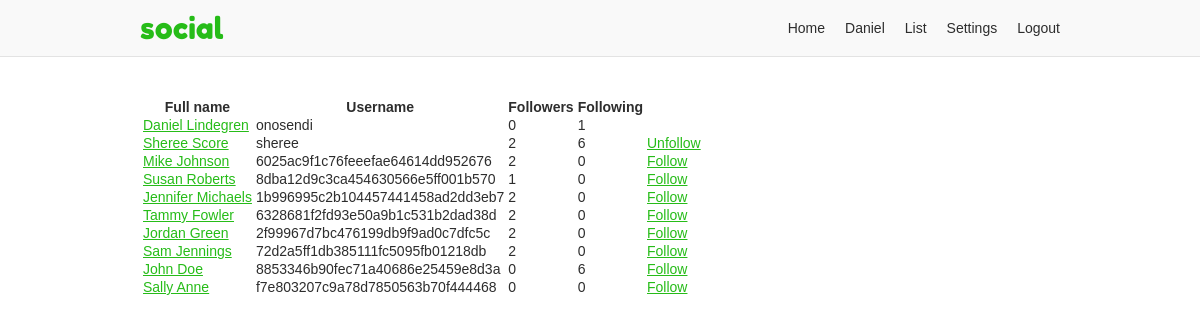
Page /list (signed in) on the committed database.
### app/users/models/user.py (models this page shows, shortened)
class User(UserMixin, db.Model, BaseModel):
    username = db.Column(db.String(35), nullable=False, unique=True)
    email = db.Column(db.String(255), nullable=False, unique=True)
    password = db.Column(db.String(128), nullable=False)
    first_name = db.Column(db.String(35), nullable=False)
    last_name = db.Column(db.String(35), nullable=False)
    about_me = db.Column(db.Text)
    last_seen = db.Column(db.DateTime, default=datetime.utcnow)
    posts_per_page = db.Column(db.Integer, default=10, nullable=False)
    full_name = column_property(first_name + " " + last_name)
    followed = db.relationship(
        'User',
        secondary=followers,
        primaryjoin='followers.c.follower_id == User.id',
        secondaryjoin='followers.c.followed_id == User.id',
        backref=db.backref('followers', lazy='dynamic'),
        lazy='dynamic')
    post_author = db.relationship(
        'Post',
        foreign_keys='Post.author_id',
        backref='author', lazy='dynamic')
    post_recipient = db.relationship(
        'Post',
        foreign_keys='Post.recipient_id',
        backref='recipient', lazy='dynamic')
    def is_following(self, user):
        return self.followed.filter(
            followers.c.followed_id == user.id).count() > 0

### app/users/views.py (the view)
@users.route('/list')
@login_required
def list():
    users = User.query.all()
    return render_template('users/list.html', users=users)

### app/models.py (called while the page is built)
    def commit(self):
        try:
            db.session.add(self)
            db.session.commit()
            return self
        except Exception as E:
            db.session.rollback()
            raise E

### app/users/models/user.py (called while the page is built)
@login.user_loader
def load_user(id):
    return User.query.get(int(id))

### app/users/views.py (called while the page is built)
@users.before_request
def before_request():
    if current_user.is_authenticated:
        current_user.last_seen = datetime.utcnow()
        current_user.commit()

### app/templates/users/list.html (shortened to what this page needs)
{% extends "/base.html" %}
{% block content %}
  <table style="margin-top: 4rem;">
    <tr>
      <th>Full name</th>
      <th>Username</th>
      <th>Followers</th>
      <th>Following</th>
    {% for user in users %}
    <tr>
      <td><a href="{{ url_for('users.profile', username=user.username) }}">{{ user.full_name }}</a></td>
      <td>{{ user.username }}</td>
      <td>{{ user.followers.count() }}</td>
      <td>{{ user.followed.count() }}</td>
      <td>
      {% if current_user != user %}
        {% if current_user.is_following(user) %}
        <a href="{{ url_for('users.user_action', username=user.username, action='unfollow') }}">Unfollow</a>
        {% else %}
        <a href="{{ url_for('users.user_action', username=user.username, action='follow') }}">Follow</a>
        {% endif %}
      {% endif %}
      </td>
    </tr>
    {% endfor %}
{% endblock %}

### app/templates/base.html (shortened to what this page needs)
<!doctype html>
<html lang="en">
<head>
  <link rel="stylesheet" href="{{ url_for('static', filename='css/layout.css') }}">
</head>
<body>
<div class="header-container">
  <header class="site-header responsive-container">
    <h1 class="branding"><a href="{{ url_for('static_views.index') }}">{{ APP_NAME }}</a></h1>
    {% if current_user.is_authenticated %}
    <ul class="primary-nav">
      <li><a href="{{ url_for('users.home') }}">Home</a></li>
      <li><a href="{{ url_for('users.profile', username=current_user.username) }}">{{ current_user.first_name }}</a></li>
      <li><a href="{{ url_for('users.list') }}">List</a></li>
      <li><a href="{{ url_for('users.settings_account') }}">Settings</a></li>
      <li><a href="{{ url_for('static_views.logout') }}">Logout</a></li>
    </ul>
    {% endif %}
  </header>
</div>
<div class="responsive-container">
{% block content %}
{% endblock %}
</div>
</body>
</html>

### app/static/css/layout.css (style rules this page uses)
:root { --green: #26bc18; --dark-green: #21a42f; --light-gray: #f9f9f9; --dark-gray: #e3e3e3; --light-green: #e9ffe0; --green-border: #c9ffb2; --green-text: #335922; --text-color: #2d2d2d; --white: #fff; --red: #cc0000; }
*, *::before, *::after { box-sizing: border-box; }
html { font-family: sans-serif; font-size: 62.5%; }
article, aside, figcaption, figure, footer, header, hgroup, main, nav, section { display: block; }
body { margin: 0; color: var(--text-color); font-size: 1.4rem; line-height: 1; }
h1, h2, h3, h4, h5, h6 { margin: 0 0 10px 0; }
p, ol, ul, dl { margin: 0 0 10px 0; padding: 0; }
ol, ul { list-style: none; }
a, a:link { color: var(--green); ext-decoration: none; }
.responsive-container { margin: 0 auto; max-width: 960px; padding: 0 20px; }
.header-container { margin-bottom: 20px; background-color: var(--light-gray); border-bottom: 1px solid var(--dark-gray); }
.header-container .site-header { align-items: center; display: flex; }
.branding { margin: 0; padding: 10px 0; }
.branding a { font: 30px "Fredoka One"; text-decoration: none; }
.primary-nav { display: flex; margin: 0 0 0 auto; }
.primary-nav li { padding: 0 10px; }
.primary-nav li:last-child { padding-right: 0; }
.primary-nav a { color: var(--text-color); text-decoration: none; }

### rows in the picture
User: first_name "Daniel", full_name "Daniel Lindegren", username "onosendi", followers.count "0", followed.count "1"
User: full_name "Sheree Score", username "sheree", followers.count "2", followed.count "6"
User: full_name "Mike Johnson", username "6025ac9f1c76feeefae64614dd952676", followers.count "2", followed.count "0"
User: full_name "Susan Roberts", username "8dba12d9c3ca454630566e5ff001b570", followers.count "1", followed.count "0"
User: full_name "Jennifer Michaels", username "1b996995c2b104457441458ad2dd3eb7", followers.count "2", followed.count "0"
User: full_name "Tammy Fowler", username "6328681f2fd93e50a9b1c531b2dad38d", followers.count "2", followed.count "0"
User: full_name "Jordan Green", username "2f99967d7bc476199db9f9ad0c7dfc5c", followers.count "2", followed.count "0"
User: full_name "Sam Jennings", username "72d2a5ff1db385111fc5095fb01218db", followers.count "2", followed.count "0"
User: full_name "John Doe", username "8853346b90fec71a40686e25459e8d3a", followers.count "0", followed.count "6"
User: full_name "Sally Anne", username "f7e803207c9a78d7850563b70f444468", followers.count "0", followed.count "0"

### other values in the picture
{{ APP_NAME }} "social"
